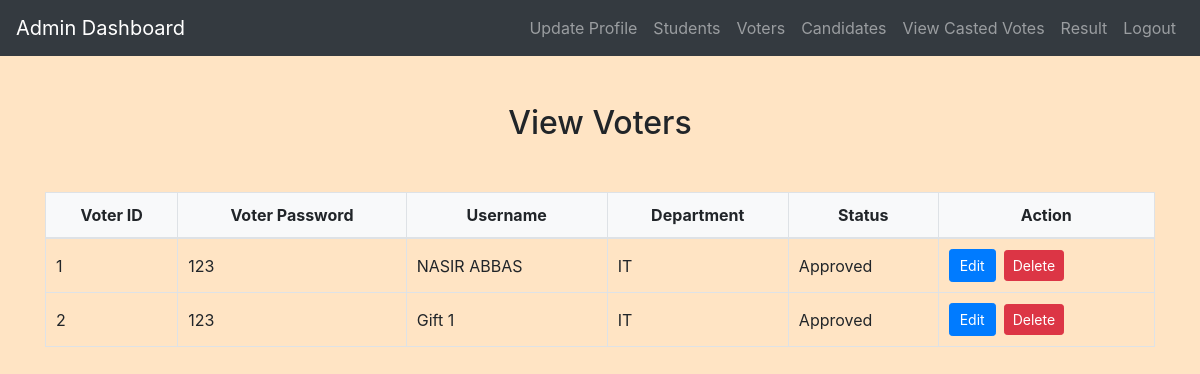
The page /admin/view_voters.php (signed in) on the database its author committed.
### tables this page shows
CREATE TABLE `voter_table` (
  `Voter_ID` int(11) NOT NULL,
  `Voter_Password` varchar(255) NOT NULL,
  `Registered_Date` timestamp NOT NULL DEFAULT current_timestamp(),
  `Approval_Status` enum('Approved','Rejected') DEFAULT 'Approved',
  `user_ID` int(11) DEFAULT NULL
);

CREATE TABLE `users` (
  `id` int(11) NOT NULL,
  `name` varchar(255) NOT NULL,
  `email` varchar(255) NOT NULL,
  `password` varchar(255) NOT NULL,
  `gender` enum('male','female') NOT NULL,
  `department` varchar(100) NOT NULL
);

### admin/view_voters.php (the view, shortened to what this page needs)
<?php
include('config.php');
$sql = "SELECT v.Voter_ID, v.Voter_Password, v.Approval_Status, u.name, u.department FROM voter_table v INNER JOIN users u ON v.user_ID = u.id";
$result = mysqli_query($conn, $sql);
?>
<!DOCTYPE html>
<html lang="en">
<head>
    <link rel="stylesheet" href="https://maxcdn.bootstrapcdn.com/bootstrap/4.5.2/css/bootstrap.min.css">
    <link rel="stylesheet" href="../css/style.css">
</head>
<body>
<?php include('admin_navbar.php'); ?>
<div class="container mt-5">
    <h2 class="text-center">View Voters</h2>
    <div class="table-responsive">
        <table class="table table-bordered">
            <thead>
                <tr>
                    <th>Voter ID</th>
                    <th>Voter Password</th>
                    <th>Username</th>
                    <th>Department</th>
                    <th>Status</th>
                    <th>Action</th>
                </tr>
            </thead>
            <tbody>
                <?php
                if (mysqli_num_rows($result) > 0) {
                    while ($row = mysqli_fetch_assoc($result)) {
                        echo "<tr>";
                        echo "<td>" . $row["Voter_ID"] . "</td>";
                        echo "<td>" . $row["Voter_Password"] . "</td>";
                        echo "<td>" . $row["name"] . "</td>";
                        echo "<td>" . $row["department"] . "</td>";
                        echo "<td>" . $row["Approval_Status"] . "</td>";
                        echo "<td>";
                        echo "<a href='edit_voter.php?id=" . $row["Voter_ID"] . "' class='btn btn-sm btn-primary mr-2'>Edit</a>";
                        echo "<button onclick='deleteVoter(" . $row["Voter_ID"] . ")' class='btn btn-sm btn-danger'>Delete</button>";
                        echo "</td>";
                        echo "</tr>";
                    }
                } else {
                    echo "<tr><td colspan='5'>No voters found</td></tr>";
                }
                ?>
            </tbody>
        </table>
    </div>
</div>
</body>
</html>

### css/style.css (style rules this page uses)
body { background-color: bisque; }
h1, h2, h3, h4 { text-align: center; margin-top: 30px; margin-bottom: 30px; }
.table { width: 100%; border-collapse: collapse; margin-top: 20px; }
.table th, .table td { padding: 10px; border: 1px solid #dee2e6; }
.table thead th { background-color: #f8f9fa; font-weight: bold; text-align: center; }
.table tbody td { vertical-align: middle; }
.btn-primary { padding: 5px 10px; }

### rows shown on the page
voter_table: Voter_ID "1", Voter_Password "123", user_ID.name "NASIR ABBAS", user_ID.department "IT", Approval_Status "Approved"
voter_table: Voter_ID "2", Voter_Password "123", user_ID.name "Gift 1", user_ID.department "IT", Approval_Status "Approved"
